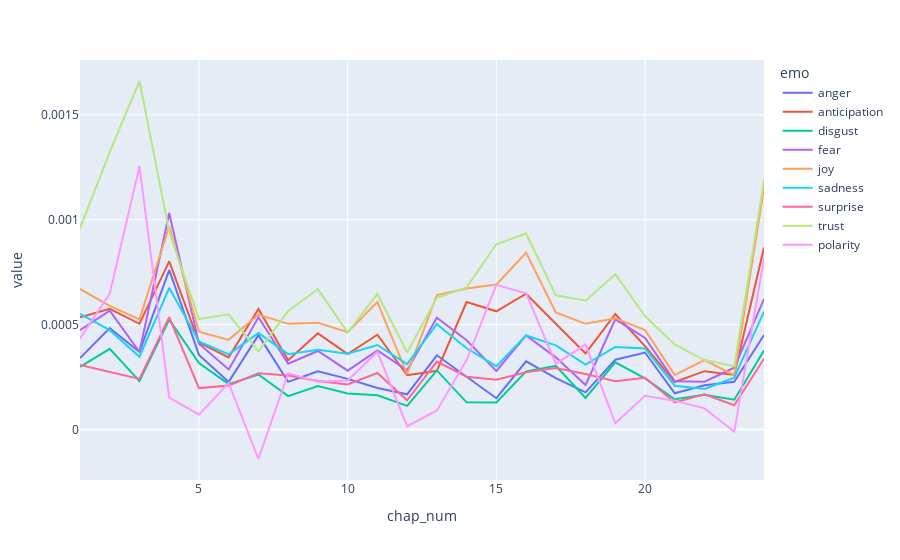

Notebook code cell kept with this figure:
### Code cell
px.line(PERSUASION_chaps_thin, x='chap_num', y='value', color='emo')

### Figure 1 — Plotly figure (JSON) as saved in the notebook; plotly's stock layout.template omitted (floating-point values rounded to 4 significant figures)
{"data": [{"hovertemplate": "emo=anger<br>chap_num=%{x}<br>value=%{y}<extra></extra>", "legendgroup": "anger", "line": {"color": "#636efa", "dash": "solid"}, "marker": {"symbol": "circle"}, "mode": "lines", "name": "anger", "orientation": "v", "showlegend": true, "type": "scatter", "x": [1, 2, 3, 4, 5, 6, 7, 8, 9, 10, 11, 12, 13, 14, 15, 16, 17, 18, 19, 20, 21, 22, 23, 24], "xaxis": "x", "y": [0.0003408, 0.0004835, 0.0003699, 0.0007604, 0.0003561, 0.0002275, 0.0004499, 0.0002274, 0.000278, 0.0002417, 0.0001981, 0.000168, 0.0003541, 0.0002518, 0.0001496, 0.000325, 0.000245, 0.0001774, 0.000333, 0.0003673, 0.0001733, 0.0002116, 0.000228, 0.0004511], "yaxis": "y"}, {"hovertemplate": "emo=anticipation<br>chap_num=%{x}<br>value=%{y}<extra></extra>", "legendgroup": "anticipation", "line": {"color": "#EF553B", "dash": "solid"}, "marker": {"symbol": "circle"}, "mode": "lines", "name": "anticipation", "orientation": "v", "showlegend": true, "type": "scatter", "x": [1, 2, 3, 4, 5, 6, 7, 8, 9, 10, 11, 12, 13, 14, 15, 16, 17, 18, 19, 20, 21, 22, 23, 24], "xaxis": "x", "y": [0.0005352, 0.0005757, 0.0005043, 0.0008014, 0.0004146, 0.0003443, 0.0005745, 0.0003306, 0.0004586, 0.0003604, 0.000452, 0.000259, 0.0002799, 0.0006077, 0.0005637, 0.0006476, 0.0005041, 0.0003629, 0.0005511, 0.000398, 0.0002265, 0.0002786, 0.0002608, 0.0008676], "yaxis": "y"}, {"hovertemplate": "emo=disgust<br>chap_num=%{x}<br>value=%{y}<extra></extra>", "legendgroup": "disgust", "line": {"color": "#00cc96", "dash": "solid"}, "marker": {"symbol": "circle"}, "mode": "lines", "name": "disgust", "orientation": "v", "showlegend": true, "type": "scatter", "x": [1, 2, 3, 4, 5, 6, 7, 8, 9, 10, 11, 12, 13, 14, 15, 16, 17, 18, 19, 20, 21, 22, 23, 24], "xaxis": "x", "y": [0.0002987, 0.0003849, 0.0002314, 0.0005241, 0.000317, 0.0002169, 0.0002624, 0.0001594, 0.0002072, 0.0001718, 0.000164, 0.0001131, 0.000282, 0.0001301, 0.0001292, 0.0002775, 0.000304, 0.0001507, 0.0003206, 0.0002439, 0.0001447, 0.0001663, 0.0001426, 0.0003769], "yaxis": "y"}, {"hovertemplate": "emo=fear<br>chap_num=%{x}<br>value=%{y}<extra></extra>", "legendgroup": "fear", "line": {"color": "#ab63fa", "dash": "solid"}, "marker": {"symbol": "circle"}, "mode": "lines", "name": "fear", "orientation": "v", "showlegend": true, "type": "scatter", "x": [1, 2, 3, 4, 5, 6, 7, 8, 9, 10, 11, 12, 13, 14, 15, 16, 17, 18, 19, 20, 21, 22, 23, 24], "xaxis": "x", "y": [0.0004738, 0.0005671, 0.0003699, 0.001032, 0.0004094, 0.0002864, 0.0005351, 0.0003144, 0.0003747, 0.0002807, 0.0003774, 0.0002828, 0.0005334, 0.0004258, 0.0002793, 0.0004488, 0.0003443, 0.0002126, 0.0005256, 0.000437, 0.0002306, 0.000228, 0.0002949, 0.0006219], "yaxis": "y"}, {"hovertemplate": "emo=joy<br>chap_num=%{x}<br>value=%{y}<extra></extra>", "legendgroup": "joy", "line": {"color": "#FFA15A", "dash": "solid"}, "marker": {"symbol": "circle"}, "mode": "lines", "name": "joy", "orientation": "v", "showlegend": true, "type": "scatter", "x": [1, 2, 3, 4, 5, 6, 7, 8, 9, 10, 11, 12, 13, 14, 15, 16, 17, 18, 19, 20, 21, 22, 23, 24], "xaxis": "x", "y": [0.0006701, 0.0005899, 0.0005251, 0.0009694, 0.0004666, 0.0004278, 0.0005485, 0.0005039, 0.0005088, 0.0004643, 0.0006078, 0.000264, 0.0006414, 0.0006727, 0.0006915, 0.0008423, 0.0005582, 0.0005041, 0.0005306, 0.0004742, 0.0002604, 0.0003313, 0.0002595, 0.001152], "yaxis": "y"}, {"hovertemplate": "emo=sadness<br>chap_num=%{x}<br>value=%{y}<extra></extra>", "legendgroup": "sadness", "line": {"color": "#19d3f3", "dash": "solid"}, "marker": {"symbol": "circle"}, "mode": "lines", "name": "sadness", "orientation": "v", "showlegend": true, "type": "scatter", "x": [1, 2, 3, 4, 5, 6, 7, 8, 9, 10, 11, 12, 13, 14, 15, 16, 17, 18, 19, 20, 21, 22, 23, 24], "xaxis": "x", "y": [0.0005521, 0.0004739, 0.0003472, 0.0006751, 0.0004203, 0.0003587, 0.0004599, 0.0003594, 0.0003805, 0.0003616, 0.0004031, 0.0003122, 0.0005021, 0.0003877, 0.0003021, 0.0004485, 0.0004014, 0.0003094, 0.0003941, 0.000387, 0.0002093, 0.0001937, 0.0002476, 0.000562], "yaxis": "y"}, {"hovertemplate": "emo=surprise<br>chap_num=%{x}<br>value=%{y}<extra></extra>", "legendgroup": "surprise", "line": {"color": "#FF6692", "dash": "solid"}, "marker": {"symbol": "circle"}, "mode": "lines", "name": "surprise", "orientation": "v", "showlegend": true, "type": "scatter", "x": [1, 2, 3, 4, 5, 6, 7, 8, 9, 10, 11, 12, 13, 14, 15, 16, 17, 18, 19, 20, 21, 22, 23, 24], "xaxis": "x", "y": [0.0003085, 0.0002746, 0.0002418, 0.0005354, 0.0001979, 0.00021, 0.0002682, 0.0002582, 0.0002317, 0.0002154, 0.0002699, 0.0001399, 0.0003242, 0.0002522, 0.000238, 0.0002736, 0.000294, 0.0002645, 0.00023, 0.0002468, 0.0001292, 0.0001681, 0.0001162, 0.0003376], "yaxis": "y"}, {"hovertemplate": "emo=trust<br>chap_num=%{x}<br>value=%{y}<extra></extra>", "legendgroup": "trust", "line": {"color": "#B6E880", "dash": "solid"}, "marker": {"symbol": "circle"}, "mode": "lines", "name": "trust", "orientation": "v", "showlegend": true, "type": "scatter", "x": [1, 2, 3, 4, 5, 6, 7, 8, 9, 10, 11, 12, 13, 14, 15, 16, 17, 18, 19, 20, 21, 22, 23, 24], "xaxis": "x", "y": [0.0009593, 0.001323, 0.001661, 0.0009427, 0.0005263, 0.0005491, 0.0003724, 0.0005657, 0.000669, 0.0004619, 0.0006464, 0.0003672, 0.0006283, 0.0006773, 0.0008833, 0.0009347, 0.0006401, 0.0006142, 0.0007399, 0.0005411, 0.0004048, 0.0003314, 0.0003015, 0.001188], "yaxis": "y"}, {"hovertemplate": "emo=polarity<br>chap_num=%{x}<br>value=%{y}<extra></extra>", "legendgroup": "polarity", "line": {"color": "#FF97FF", "dash": "solid"}, "marker": {"symbol": "circle"}, "mode": "lines", "name": "polarity", "orientation": "v", "showlegend": true, "type": "scatter", "x": [1, 2, 3, 4, 5, 6, 7, 8, 9, 10, 11, 12, 13, 14, 15, 16, 17, 18, 19, 20, 21, 22, 23, 24], "xaxis": "x", "y": [0.0004341, 0.0006478, 0.001255, 0.0001526, 7.118e-05, 0.0002216, -0.0001401, 0.0002692, 0.0002278, 0.0002339, 0.0003708, 1.608e-05, 9.134e-05, 0.0003309, 0.0006896, 0.00065, 0.0003143, 0.0004051, 3.06e-05, 0.0001611, 0.0001372, 0.0001013, -9.404e-06, 0.0008165], "yaxis": "y"}], "layout": {"autosize": true, "legend": {"title": {"text": "emo"}, "tracegroupgap": 0}, "margin": {"t": 60}, "xaxis": {"anchor": "y", "autorange": true, "domain": [0, 1], "range": [1, 24], "title": {"text": "chap_num"}, "type": "linear"}, "yaxis": {"anchor": "x", "autorange": true, "domain": [0, 1], "range": [-0.0002401, 0.001761], "title": {"text": "value"}, "type": "linear"}}}
